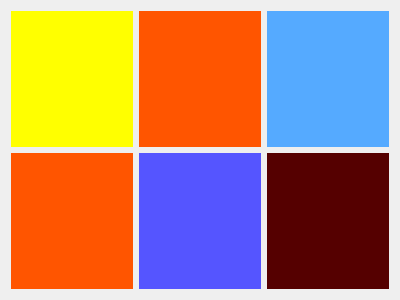
<?xml version="1.0" encoding="UTF-8"?>
<ui version="4.0">
 <class>Step6Help</class>
 <widget class="QDialog" name="Step6Help">
  <property name="geometry">
   <rect>
    <x>0</x>
    <y>0</y>
    <width>400</width>
    <height>300</height>
   </rect>
  </property>
  <property name="windowTitle">
   <string>Dialog</string>
  </property>
  <layout class="QGridLayout" name="gridLayout">
   <item row="0" column="0">
    <widget class="QWidget" name="widget" native="true">
     <property name="styleSheet">
      <string notr="true">background-color: rgb(255, 255, 0);</string>
     </property>
    </widget>
   </item>
   <item row="0" column="1">
    <widget class="QWidget" name="widget_2" native="true">
     <property name="styleSheet">
      <string notr="true">background-color: rgb(255, 85, 0);</string>
     </property>
    </widget>
   </item>
   <item row="0" column="2">
    <widget class="QWidget" name="widget_3" native="true">
     <property name="styleSheet">
      <string notr="true">background-color: rgb(85, 170, 255);</string>
     </property>
    </widget>
   </item>
   <item row="1" column="0">
    <widget class="QWidget" name="widget_4" native="true">
     <property name="styleSheet">
      <string notr="true">background-color: rgb(255, 85, 0);</string>
     </property>
    </widget>
   </item>
   <item row="1" column="1">
    <widget class="QWidget" name="widget_5" native="true">
     <property name="styleSheet">
      <string notr="true">background-color: rgb(85, 85, 255);</string>
     </property>
    </widget>
   </item>
   <item row="1" column="2">
    <widget class="QWidget" name="widget_6" native="true">
     <property name="styleSheet">
      <string notr="true">background-color: rgb(85, 0, 0);</string>
     </property>
    </widget>
   </item>
  </layout>
 </widget>
 <resources/>
 <connections/>
</ui>
